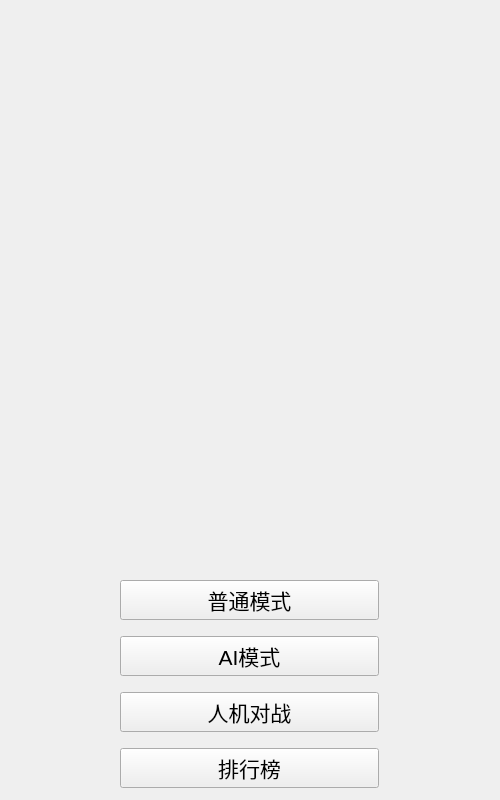
<?xml version="1.0" encoding="UTF-8"?>
<ui version="4.0">
 <class>InitInterface</class>
 <widget class="QMainWindow" name="InitInterface">
  <property name="geometry">
   <rect>
    <x>0</x>
    <y>0</y>
    <width>500</width>
    <height>800</height>
   </rect>
  </property>
  <property name="windowTitle">
   <string>2048</string>
  </property>
  <widget class="QWidget" name="centralwidget">
   <widget class="QWidget" name="">
    <property name="geometry">
     <rect>
      <x>120</x>
      <y>570</y>
      <width>259</width>
      <height>229</height>
     </rect>
    </property>
    <layout class="QVBoxLayout" name="verticalLayout">
     <item>
      <widget class="QPushButton" name="pushButton">
       <property name="font">
        <font>
         <pointsize>16</pointsize>
        </font>
       </property>
       <property name="text">
        <string>普通模式</string>
       </property>
      </widget>
     </item>
     <item>
      <widget class="QPushButton" name="pushButton_2">
       <property name="font">
        <font>
         <pointsize>16</pointsize>
        </font>
       </property>
       <property name="text">
        <string>AI模式</string>
       </property>
      </widget>
     </item>
     <item>
      <widget class="QPushButton" name="pushButton_3">
       <property name="font">
        <font>
         <pointsize>16</pointsize>
        </font>
       </property>
       <property name="text">
        <string>人机对战</string>
       </property>
      </widget>
     </item>
     <item>
      <widget class="QPushButton" name="pushButton_4">
       <property name="font">
        <font>
         <pointsize>16</pointsize>
        </font>
       </property>
       <property name="text">
        <string>排行榜</string>
       </property>
      </widget>
     </item>
    </layout>
   </widget>
  </widget>
  <widget class="QMenuBar" name="menubar">
   <property name="geometry">
    <rect>
     <x>0</x>
     <y>0</y>
     <width>500</width>
     <height>17</height>
    </rect>
   </property>
  </widget>
 </widget>
 <resources/>
 <connections/>
</ui>
